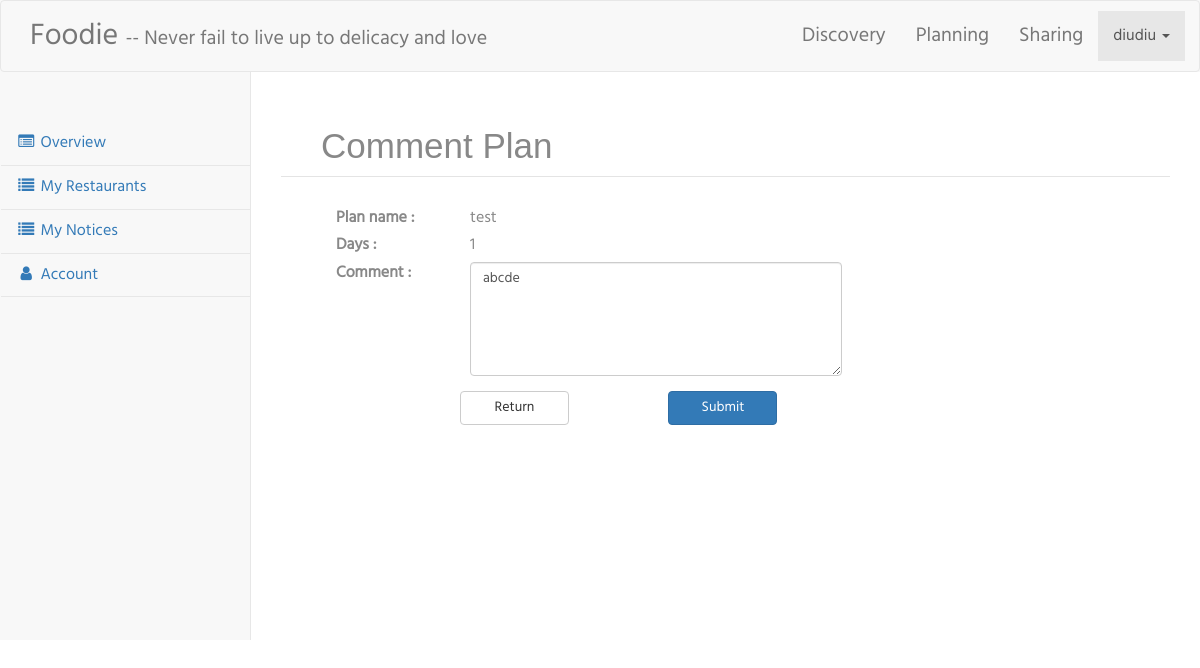
The app's page /merchant/commentPlan.php?id=4 (signed in) with its own data.
### tables this page shows
CREATE TABLE `plan` (
  `plan_id` int(11) NOT NULL,
  `user_id` int(11) NOT NULL,
  `name` varchar(50) NOT NULL,
  `days` int(11) NOT NULL,
  `time` timestamp NOT NULL DEFAULT CURRENT_TIMESTAMP ON UPDATE CURRENT_TIMESTAMP,
  `is_completed` int(11) NOT NULL
);

CREATE TABLE `plan_comment` (
  `comment_id` int(11) NOT NULL,
  `plan_id` int(11) NOT NULL,
  `content` text NOT NULL
);

### functions.php (called while the page is built, shortened)
<?php
  function get_user_id(){
      if(isset($_SESSION['user_id']))
          return $_SESSION['user_id'];
      else
          return null;
  }
?>

### merchant/commentPlan.php (the view, shortened to what this page needs)
<?php include("common/nav.php"); ?>
<?php
require_once("../functions.php");
if(isset($_GET['id'])){
    $plan_id = $_GET['id'];
    $user_id = get_user_id();
    $query = "SELECT * FROM plan WHERE user_id ='{$user_id}' AND plan_id = '{$plan_id}'";
    $result = mysql_query($query);
    $row = mysql_fetch_array($result);
    $name = $row['name'];
    $days = $row['days'];
    $query2 = "SELECT * FROM plan_comment WHERE plan_id = '{$plan_id}'";
    $result2 = mysql_query($query2);
    $row2 = mysql_fetch_array($result2);
    if($row2) {
        $content = $row2['content'];
    }
}
?>
<div id="page-wrapper">
    <div class="basic-grey">
        <h1 style="font-size:35px;font-family:Arial">Comment Plan
        </h1>
        <form action="<?php echo htmlspecialchars($_SERVER["PHP_SELF"]);?>" method="post">
            <div class="col-sm-12">
                <div class="col-sm-12">
                    <label class="col-sm-2 control-label">Plan name : </label>
                    <div class="col-sm-10">
                        <?php echo $name; ?>
                    </div>
                </div>
                <div class="col-sm-12">
                    <label class="col-sm-2 control-label">Days : </label>
                    <div class="col-sm-10">
                        <?php echo $days; ?>
                    </div>
                </div>
                <div class="form-group col-sm-12">
                    <label class="col-sm-2 control-label">Comment : </label>
                    <div class="col-sm-6">
                        <textarea class="form-control" rows="5" id="content" name="content"><?php echo $content;?></textarea>
                    </div>
                </div>
            </div>
            <div class="form-group col-sm-12">
                <div class="col-sm-2 col-sm-offset-2">
                    <button  class="btn btn-default btn-block" onclick="javascript:window.history.back();">Return</button>
                </div>
                <div class="col-sm-2 col-sm-offset-1">
                    <button type="submit" class="btn btn-primary btn-block">Submit</button>
                </div>
            </div>
        </form>
    </div>
</div>

### css/style.css (style rules this page uses)
h4, h5, h6, h1, h2, h3 { margin: 0; }
html, body { font-family: 'Hind-Regular'; font-size: 100%; background:#fff; }

### css/sb-admin-2.css (style rules this page uses)
body { background-color: #f8f8f8; }
#page-wrapper { padding: 0 15px; min-height: 568px; background-color: #fff; }
@media (min-width:768px) { #page-wrapper { position: inherit; margin: 0 0 0 250px; padding: 70px 30px; border-left: 1px solid #e7e7e7; } }

### merchant/commentPlan.php (style rules this page uses)
.basic-grey { margin-top:-30px; margin-left:auto; margin-right:auto; max-width: 1000px; background: #fff; padding: 25px 15px 25px 10px; font: 20px,"Arial"; color: #888; border:0px solid #E4E4E4; }
.basic-grey h1 { font-size: 35px; padding: 0px 0px 10px 40px; display: block; border-bottom:1px solid #E4E4E4; margin: -10px -15px 30px -10px;; color: #888; }

### records on screen
plan: name "test", days "1"
plan_comment: content "abcde"

### other values on screen
$_SESSION['user_name'] "diudiu"
